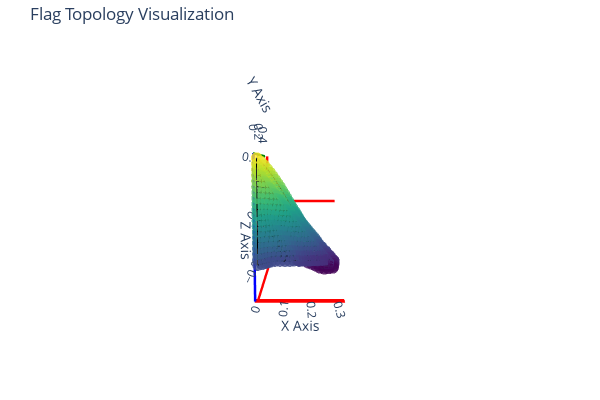

Write notebook code for a chart like this one.
### Code cell
visualize_flag_vertices("flag_020_010.npy", use_topology=True)

### Figure 1 — Plotly figure (JSON) as saved in the notebook; plotly's stock layout.template omitted (floating-point values rounded to 4 significant figures; data arrays with more than 128 entries replaced by an {"elided": "..."} marker saying what was removed)
{"data": [{"line": {"color": "black", "width": 2}, "mode": "lines", "name": "Mesh Edges", "type": "scatter3d", "x": {"elided": "6900 float values"}, "y": {"elided": "6900 float values"}, "z": {"elided": "6900 float values"}}, {"marker": {"color": {"elided": "600 float values"}, "colorscale": [[0, "#440154"], [0.1111, "#482878"], [0.2222, "#3e4989"], [0.3333, "#31688e"], [0.4444, "#26828e"], [0.5556, "#1f9e89"], [0.6667, "#35b779"], [0.7778, "#6ece58"], [0.8889, "#b5de2b"], [1, "#fde725"]], "opacity": 0.8, "size": 4}, "mode": "markers", "name": "Vertices", "type": "scatter3d", "x": {"elided": "600 float values"}, "y": {"elided": "600 float values"}, "z": {"elided": "600 float values"}}], "layout": {"height": 400, "margin": {"b": 0, "l": 0, "r": 0, "t": 40}, "scene": {"aspectmode": "data", "camera": {"center": {"x": 0, "y": 0, "z": 0}, "eye": {"x": 0, "y": -4, "z": 0.5}, "up": {"x": 0, "y": 0, "z": 1}}, "xaxis": {"linecolor": "red", "linewidth": 5, "showbackground": false, "showgrid": false, "showline": true, "title": {"text": "X Axis"}, "zeroline": true, "zerolinecolor": "red", "zerolinewidth": 5}, "yaxis": {"linecolor": "green", "linewidth": 5, "showbackground": false, "showgrid": false, "showline": true, "title": {"text": "Y Axis"}, "zeroline": true, "zerolinecolor": "red", "zerolinewidth": 5}, "zaxis": {"linecolor": "blue", "linewidth": 5, "showbackground": false, "showgrid": false, "showline": true, "title": {"text": "Z Axis"}, "zeroline": true, "zerolinecolor": "red", "zerolinewidth": 5}}, "showlegend": false, "title": {"text": "Flag Topology Visualization"}, "width": 600}}
